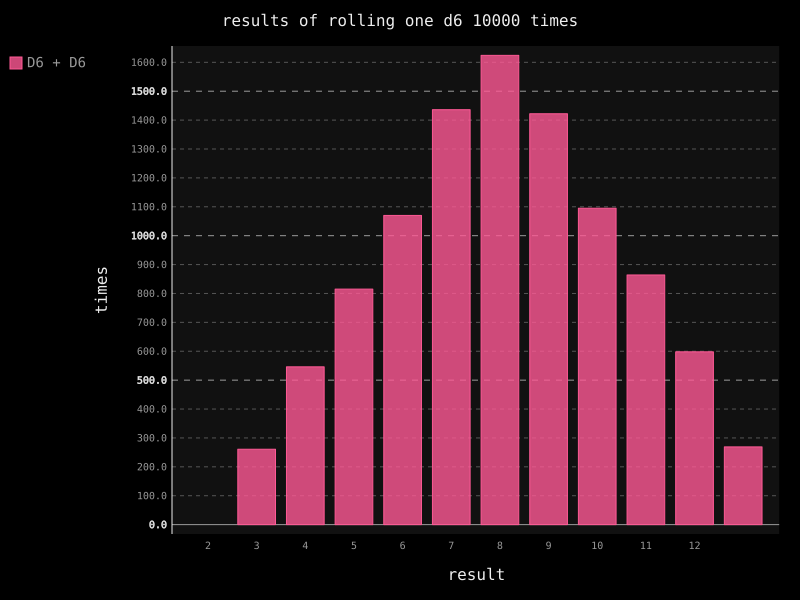

The Python source for this figure:
from die import Die
import pygal

#创建2个骰子
die_1 = Die()
die_2 = Die()
#丢几次骰子 并将结果存储在一个列表中
results = []
for roll in range(10000):
	result = die_1.roll()+die_2.roll()
	results.append(result)
# print(results)

#分析结果
frequencies = []
max_result = die_1.num_sides+die_2.num_sides
for value in range(1,max_result+1):
	frequency = results.count(value)
	frequencies.append(frequency)

# print(frequencies)

#对结果进行可视化
#创建条形图
hist = pygal.Bar()

hist.title = "results of rolling one d6 10000 times"
hist.x_labels = ['2','3','4','5','6','7','8','9','10','11','12']
hist.x_title = "result"
hist.y_title = "times"

hist.add('D6 + D6',frequencies)
hist.render_to_file('dice_visual.svg')
